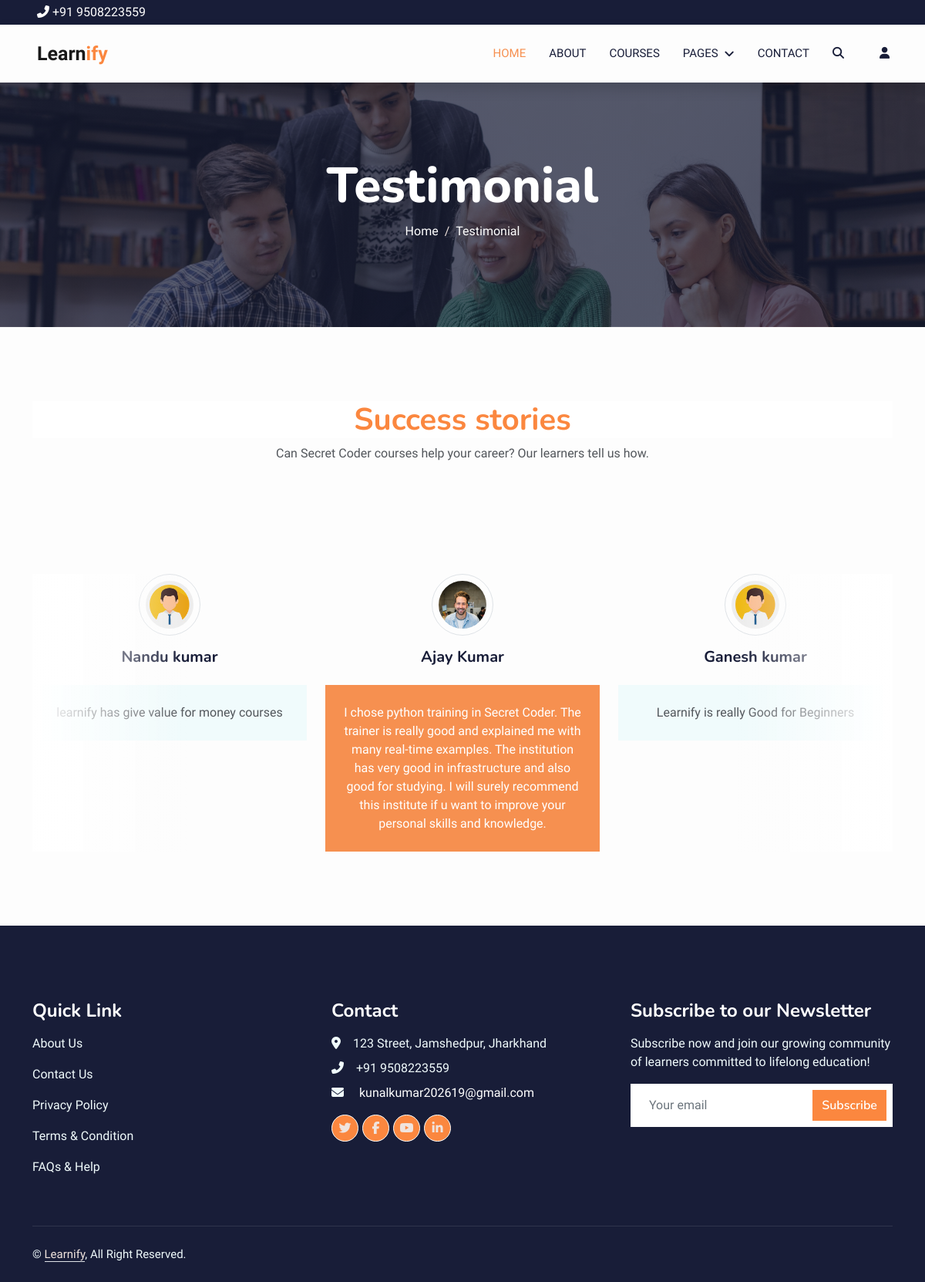
Screenshot of /testimonial with the database file from the repository.
### coder/models.py (models this page shows, shortened)
class Review(models.Model):
    profile = models.ForeignKey(Profile, on_delete=models.CASCADE, null=True)
    user = models.ForeignKey(User, on_delete=models.CASCADE, null=True)
    name = models.CharField(max_length=200, blank=True)
    review = models.TextField(max_length=500, blank=True)

class Profile(models.Model):
    profile_image = models.ImageField(
        default='media/default.jpg', upload_to='media', null=True, blank=True)
    user = models.OneToOneField(User, on_delete=models.CASCADE, blank=True,null=True)
    first_name = models.CharField(max_length=100, blank=True,null=True)
    last_name = models.CharField(max_length=100, blank=True,null=True)
    username = models.CharField(max_length=100, blank=True,null=True)
    email = models.CharField(max_length=100,blank=True,null=True)
    phone = models.BigIntegerField(blank=True,null=True)
    desc = models.CharField(max_length=500, blank=True,null=True)

### learnify/views.py (the view)
# urls.py: path('testimonial', views.testimonial, name='testimonial'),
def testimonial(request):
    reviews = Review.objects.all()
    context = {'reviews': reviews}
    return render(request, 'main/testimonial.html', context)

### templates/main/testimonial.html (shortened to what this page needs)
{% extends 'base.html' %}
{% load static %}
{% block content %}
<div class="container-fluid bg-primary py-5 mb-5 page-header">
    <div class="container py-5">
        <div class="row justify-content-center">
            <div class="col-lg-10 text-center">
                <h1 class="display-3 text-white animated slideInDown">Testimonial</h1>
                <nav aria-label="breadcrumb">
                    <ol class="breadcrumb justify-content-center">
                        <li class="breadcrumb-item"><a class="text-white" href="{% url 'home' %}">Home</a></li>
                        <li class="breadcrumb-item text-white active" aria-current="page">Testimonial</li>
                    </ol>
                </nav>
            </div>
        </div>
    </div>
</div>
<div class="container-xxl py-5 wow fadeInUp" data-wow-delay="0.1s">
    <div class="container">
        <div class="text-center">
            <h1 class=" bg-white text-center px-3" style="color: #fb873f;">Success stories</h1>
            <p class="mb-5">Can Secret Coder courses help your career? Our learners tell us how.</p>
        </div>
        <div class="message m-5 p-4">
        </div>
        <div class="owl-carousel testimonial-carousel position-relative">
            {% for r in reviews %}
            <div class="testimonial-item text-center">
                {% if r.profile.profile_image %}
                <img class="border rounded-circle p-2 mx-auto mb-3" src="{{ r.profile.profile_image.url }}"
                    style="width: 80px; height: 80px;">
                {% else %}
                <img class="border rounded-circle p-2 mx-auto mb-3" src="{% static 'img/default.jpg' %}"
                    style="width: 80px; height: 80px;">
                {% endif %}
                <h5 class="mb-0">{{r.name}}</h5>
                <div class="testimonial-text bg-light text-center p-4 mt-4">
                    <p class="mb-0">{{r.review}}</p>
                </div>
            </div>
            {% endfor %}
        </div>
    </div>
</div>
{% endblock %}

### static/css/style.css (style rules this page uses)
:root { --primary: #f69050; --light: #F0FBFC; --light: #f0e4de; --dark: #181d38; }
body { background-color: #fdfdfd; }
.page-header { background: linear-gradient(rgba(24, 29, 56, .7), rgba(24, 29, 56, .7)), url(../img/carousel-1.jpg); background-position: center center; background-repeat: no-repeat; background-size: cover; }
.breadcrumb-item+.breadcrumb-item::before { color: var(--light); }
.testimonial-carousel::before { position: absolute; content: ""; top: 0; left: 0; height: 100%; width: 0; background: linear-gradient(to right, rgba(255, 255, 255, 1) 0%, rgba(255, 255, 255, 0) 100%); z-index: 1; }
.testimonial-carousel::after { position: absolute; content: ""; top: 0; right: 0; height: 100%; width: 0; background: linear-gradient(to left, rgba(255, 255, 255, 1) 0%, rgba(255, 255, 255, 0) 100%); z-index: 1; }
@media (min-width: 768px) { .testimonial-carousel::before, .testimonial-carousel::after { width: 200px; } }
@media (min-width: 992px) { .testimonial-carousel::before, .testimonial-carousel::after { width: 200px; } }
.testimonial-carousel .owl-item .testimonial-text, .testimonial-carousel .owl-item.center .testimonial-text * { transition: .5s; }
.testimonial-carousel .owl-item.center .testimonial-text { background: var(--primary) !important; }
.testimonial-carousel .owl-item.center .testimonial-text * { color: #FFFFFF !important; }

### rows the page displays
Review: profile.profile_image (picture), name "Ajay Kumar", review "I chose python training in Secret Coder. The trainer is really good and explained me with many real-time examples. The institution has very good in infrastructure and also good for studying. I will surely recommend this institute if u want to improve your personal skills and knowledge."
Review: name "Ganesh kumar", review "Learnify is really Good for Beginners"
Review: name "Nandu kumar", review "learnify has give value for money courses"
